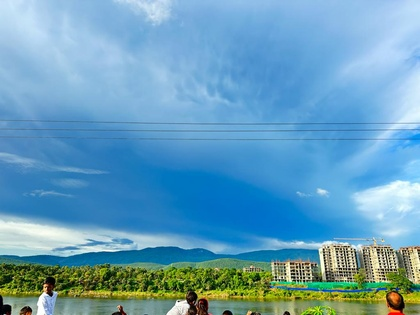
%> input picture main/img/1.jpg, 420 x 315 px, shrunk from 1024 x 768 before the run; its folder holds 5 pictures in this run
$ octave maxFilt.m   (GNU Octave 9; MATLAB toolbox functions it lacks are replaced by stand-ins)
%> lines starting %> are read from the running program, lines starting %| are printed output that depends on the picture
sz = [1 9];
varTypes = ["string", "string", "double", "double", "double", "double", "double", "double", "string"];
varNames = ["Image", "Noise", "Amount", "PSNR_Before", "SNR_Before", "PSNR_After", "SNR_After", "MSE", "FilterUsed"];
noiseTypesInbuilt = ["gaussian", "salt & pepper", "speckle", "poisson", "localvar"];
noiseTypesCustom = ["rayleigh", "gamma", "periodic", "rician", "quantization"];
metrics = table('Size', sz, 'VariableTypes', varTypes, 'VariableNames',varNames);
iterations = 1;
for i = 1:5
    filename = sprintf("img/%d.jpg", i);
    img = imread(filename);
%> img is the input picture: size 315x420x3 uint8; mean R, G, B 102.4, 158.8, 188.2
    img = im2gray(img);
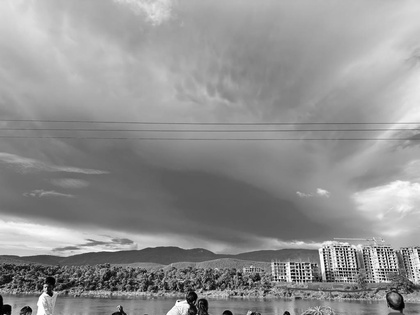
%> img: size 315x420 uint8; min 0, max 255, mean 145.3

    for j = 1:9
        h = j/10;
        x = rand(size(img));
        img_original = img;
        img(x(:)<h) = 255;
		[peaksnr1, snr1] = psnr(img, img_original);
		denoise = maxFilter(img);
		[peaksnr2, snr2] = psnr(denoise, img_original);
		mse = immse(denoise, img_original);
%> the run ends on the next line
		metrics(iterations, :) = {filename, 'salt', h, peaksnr1, snr1, peaksnr2, snr2, mse, "MinFilter"};
% [4 lines not run here, left out]
function denoise = maxFilter(image)
	[m, n] = size(image);
	image = padarray(image, [1 1], 'replicate', 'both');

	for i = 2:m
		for j = 2:n
			sto = image(i-1:i+1, j-1:j+1);
			maxi = min(sto, [], "all");
			image(i, j) = maxi;
		end
	end
	denoise = image(2:m+1, 2:n+1);
end
